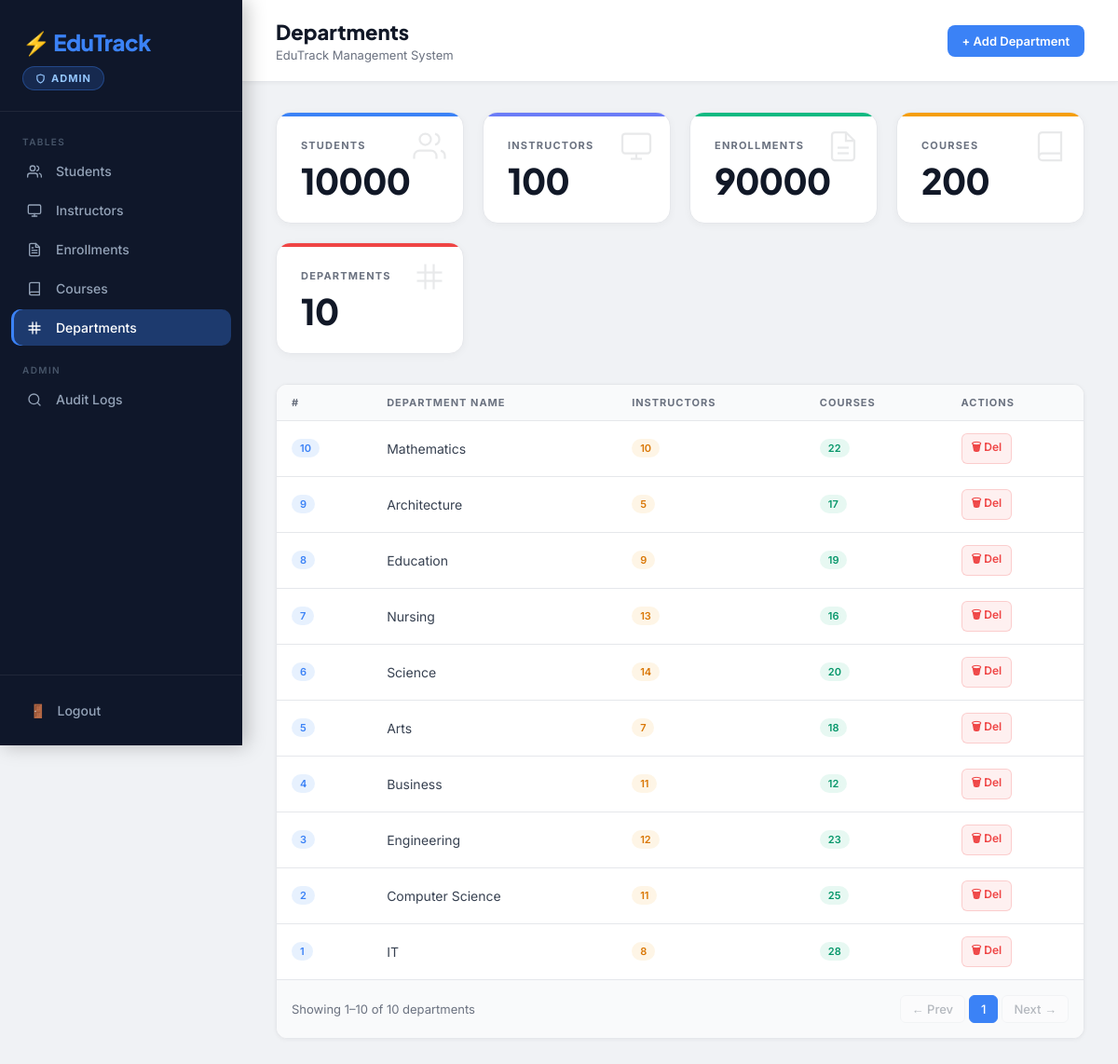
Page /Final_Project_System/frontend/Updated_Frontend/dashboard.php?role=Admin&tab=departments on the committed database.
### tables this page shows
CREATE TABLE `departments` (
  `dept_id` int NOT NULL AUTO_INCREMENT,
  `dept_name` varchar(100) NOT NULL,
  PRIMARY KEY (`dept_id`),
  UNIQUE KEY `dept_name` (`dept_name`)
);

### Final_Project_System/frontend/Updated_Frontend/dashboard.php (the view, shortened to what this page needs)
<?php
include('db.php');
$role = isset($_POST['role']) ? $_POST['role'] : (isset($_GET['role']) ? $_GET['role'] : 'Student');
$tab = isset($_GET['tab']) ? $_GET['tab'] : 'students';
?>
<!DOCTYPE html>
<html>
<head>
</head>
<body>
<div class="sidebar">
    <div class="sidebar-logo">
        <h1>⚡ EduTrack</h1>
        <span class="role-badge"><svg width="11" height="11" viewBox="0 0 24 24" fill="none" stroke="currentColor" stroke-width="2.5" stroke-linecap="round" stroke-linejoin="round"><path d="M12 22s8-4 8-10V5l-8-3-8 3v7c0 6 8 10 8 10z"/></svg><?php echo $role == 'Admin' ? 'Admin' : 'Student'; ?></span>
    </div>
    <nav class="sidebar-nav">
        <div class="nav-section-label">Tables</div>
        <a href="dashboard.php?role=<?php echo $role; ?>&tab=students" class="nav-item <?php echo $tab=='students'?'active':''; ?>"><span class="icon"><svg width="16" height="16" viewBox="0 0 24 24" fill="none" stroke="currentColor" stroke-width="2" stroke-linecap="round" stroke-linejoin="round"><path d="M17 21v-2a4 4 0 0 0-4-4H5a4 4 0 0 0-4 4v2"/><circle cx="9" cy="7" r="4"/><path d="M23 21v-2a4 4 0 0 0-3-3.87"/><path d="M16 3.13a4 4 0 0 1 0 7.75"/></svg></span> Students</a>
        <a href="dashboard.php?role=<?php echo $role; ?>&tab=instructors" class="nav-item <?php echo $tab=='instructors'?'active':''; ?>"><span class="icon"><svg width="16" height="16" viewBox="0 0 24 24" fill="none" stroke="currentColor" stroke-width="2" stroke-linecap="round" stroke-linejoin="round"><rect x="2" y="3" width="20" height="14" rx="2"/><line x1="8" y1="21" x2="16" y2="21"/><line x1="12" y1="17" x2="12" y2="21"/></svg></span> Instructors</a>
        <a href="dashboard.php?role=<?php echo $role; ?>&tab=enrollments" class="nav-item <?php echo $tab=='enrollments'?'active':''; ?>"><span class="icon"></span> Enrollments</a>
        <a href="dashboard.php?role=<?php echo $role; ?>&tab=courses" class="nav-item <?php echo $tab=='courses'?'active':''; ?>"><span class="icon"><svg width="16" height="16" viewBox="0 0 24 24" fill="none" stroke="currentColor" stroke-width="2" stroke-linecap="round" stroke-linejoin="round"><path d="M4 19.5A2.5 2.5 0 0 1 6.5 17H20"/><path d="M6.5 2H20v20H6.5A2.5 2.5 0 0 1 4 19.5v-15A2.5 2.5 0 0 1 6.5 2z"/></svg></span> Courses</a>
        <a href="dashboard.php?role=<?php echo $role; ?>&tab=departments" class="nav-item <?php echo $tab=='departments'?'active':''; ?>"><span class="icon"><svg width="16" height="16" viewBox="0 0 24 24" fill="none" stroke="currentColor" stroke-width="2" stroke-linecap="round" stroke-linejoin="round"><line x1="3" y1="9" x2="21" y2="9"/><line x1="3" y1="15" x2="21" y2="15"/><line x1="9" y1="3" x2="9" y2="21"/><line x1="15" y1="3" x2="15" y2="21"/></svg></span> Departments</a>
        <?php if($role=='Admin'): ?>
        <div class="nav-section-label" style="margin-top:12px;">Admin</div>
        <a href="logs.php?role=Admin" class="nav-item"><span class="icon"><svg width="16" height="16" viewBox="0 0 24 24" fill="none" stroke="currentColor" stroke-width="2" stroke-linecap="round" stroke-linejoin="round"><circle cx="11" cy="11" r="8"/><line x1="21" y1="21" x2="16.65" y2="16.65"/></svg></span> Audit Logs</a>
        <?php endif; ?>
    </nav>
    <div class="sidebar-footer">
        <a href="index.php" class="logout-btn"><span>🚪</span> Logout</a>
    </div>
</div>
<div class="main">
    <div class="topbar">
        <div>
            <h2><?php
                $titles = ['students'=>'Students','instructors'=>'Instructors','enrollments'=>'Enrollments','courses'=>'Courses','departments'=>'Departments'];
                echo $titles[$tab] ?? 'Dashboard';
            ?></h2>
            <div class="sub">EduTrack Management System</div>
        </div>
        <div class="topbar-actions">
            <?php if($role=='Admin'): ?>
                <?php if($tab=='students'): ?>
                    <a href="add_student.php?role=Admin" class="btn btn-primary">+ Add Student</a>
                <?php elseif($tab=='instructors'): ?>
                    <a href="add_instructor.php?role=Admin" class="btn btn-primary">+ Add Instructor</a>
                <?php elseif($tab=='enrollments'): ?>
                    <a href="add_enrollment.php?role=Admin" class="btn btn-primary">+ Add Enrollment</a>
                <?php elseif($tab=='courses'): ?>
                    <a href="add_course.php?role=Admin" class="btn btn-primary">+ Add Course</a>
                <?php elseif($tab=='departments'): ?>
                    <a href="add_department.php?role=Admin" class="btn btn-primary">+ Add Department</a>
                <?php endif; ?>
            <?php endif; ?>
        </div>
    </div>
    <div class="content">
        <?php
        $s_count = $conn->query("SELECT COUNT(*) c FROM Students")->fetch_assoc()['c'];
        $i_count = $conn->query("SELECT COUNT(*) c FROM Instructors")->fetch_assoc()['c'];
        $e_count = $conn->query("SELECT COUNT(*) c FROM Enrollments")->fetch_assoc()['c'];
        $c_count = $conn->query("SELECT COUNT(*) c FROM Courses")->fetch_assoc()['c'];
        $d_count = $conn->query("SELECT COUNT(*) c FROM Departments")->fetch_assoc()['c'];
        ?>
        <div class="stats-grid">
            <div class="stat-card" style="--card-accent: var(--accent)"><svg class="icon-bg" width="36" height="36" viewBox="0 0 24 24" fill="none" stroke="currentColor" stroke-width="1.5"><path d="M17 21v-2a4 4 0 0 0-4-4H5a4 4 0 0 0-4 4v2"/><circle cx="9" cy="7" r="4"/><path d="M23 21v-2a4 4 0 0 0-3-3.87"/><path d="M16 3.13a4 4 0 0 1 0 7.75"/></svg><div class="label">Students</div><div class="value"><?php echo $s_count; ?></div></div>
            <div class="stat-card" style="--card-accent: var(--accent2)"><svg class="icon-bg" width="36" height="36" viewBox="0 0 24 24" fill="none" stroke="currentColor" stroke-width="1.5"><rect x="2" y="3" width="20" height="14" rx="2"/><line x1="8" y1="21" x2="16" y2="21"/><line x1="12" y1="17" x2="12" y2="21"/></svg><div class="label">Instructors</div><div class="value"><?php echo $i_count; ?></div></div>
            <div class="stat-card" style="--card-accent: var(--green)"><svg class="icon-bg" width="36" height="36" viewBox="0 0 24 24" fill="none" stroke="currentColor" stroke-width="1.5"><path d="M14 2H6a2 2 0 0 0-2 2v16a2 2 0 0 0 2 2h12a2 2 0 0 0 2-2V8z"/><polyline points="14 2 14 8 20 8"/><line x1="16" y1="13" x2="8" y2="13"/><line x1="16" y1="17" x2="8" y2="17"/></svg><div class="label">Enrollments</div><div class="value"><?php echo $e_count; ?></div></div>
            <div class="stat-card" style="--card-accent: var(--amber)"><svg class="icon-bg" width="36" height="36" viewBox="0 0 24 24" fill="none" stroke="currentColor" stroke-width="1.5"><path d="M4 19.5A2.5 2.5 0 0 1 6.5 17H20"/><path d="M6.5 2H20v20H6.5A2.5 2.5 0 0 1 4 19.5v-15A2.5 2.5 0 0 1 6.5 2z"/></svg><div class="label">Courses</div><div class="value"><?php echo $c_count; ?></div></div>
            <div class="stat-card" style="--card-accent: var(--red)"><svg class="icon-bg" width="36" height="36" viewBox="0 0 24 24" fill="none" stroke="currentColor" stroke-width="1.5"><line x1="3" y1="9" x2="21" y2="9"/><line x1="3" y1="15" x2="21" y2="15"/><line x1="9" y1="3" x2="9" y2="21"/><line x1="15" y1="3" x2="15" y2="21"/></svg><div class="label">Departments</div><div class="value"><?php echo $d_count; ?></div></div>
        </div>
        <?php
        $per_page = 20;
        $page = isset($_GET['page']) && is_numeric($_GET['page']) ? (int)$_GET['page'] : 1;
        $offset = ($page - 1) * $per_page;
        $search = isset($_GET['search']) ? $conn->real_escape_string($_GET['search']) : '';
        ?>
        <?php if($tab == 'students'): ?>
        <div class="section-header">
            <form method="GET" style="display:flex; gap:0;">
                <input type="hidden" name="role" value="<?php echo $role; ?>">
                <input type="hidden" name="tab" value="students">
                <div class="search-box">
                    <input type="text" name="search" placeholder="Search by first name..." value="<?php echo htmlspecialchars($search); ?>">
                    <button type="submit">Search</button>
                </div>
            </form>
        </div>
        <?php
        $where = $search ? "WHERE first_name LIKE '$search%'" : "";
        $total = $conn->query("SELECT COUNT(*) c FROM Students $where")->fetch_assoc()['c'];
        $total_pages = max(1, ceil($total / $per_page));
        $result = $conn->query("SELECT * FROM Students $where ORDER BY student_id DESC LIMIT $per_page OFFSET $offset");
        ?>
        <div class="table-wrap">
            <table>
                <thead><tr><th>#</th><th>First Name</th><th>Last Name</th><th>Email</th><th>Date of Birth</th><th>Enrolled</th><?php if($role=='Admin') echo '<th>Actions</th>'; ?></tr></thead>
                <tbody>
                <?php if($result->num_rows == 0): ?>
                    <tr class="empty-row"><td colspan="7">No students found.</td></tr>
                <?php else: while($row = $result->fetch_assoc()): ?>
                <tr>
                    <td><span class="badge badge-blue"><?php echo $row['student_id']; ?></span></td>
                    <td><?php echo htmlspecialchars($row['first_name']); ?></td>
                    <td><?php echo htmlspecialchars($row['last_name']); ?></td>
                    <td><?php echo htmlspecialchars($row['email']); ?></td>
                    <td><?php echo $row['date_of_birth']; ?></td>
                    <td><span class="badge badge-green"><?php echo $row['enrollment_date']; ?></span></td>
                    <?php if($role=='Admin'): ?>
                    <td style="display:flex; gap:6px;">
                        <a href="update_student.php?id=<?php echo $row['student_id']; ?>&role=Admin" class="btn-edit">✏ Edit</a>
                        <a href="delete_student.php?id=<?php echo $row['student_id']; ?>&role=Admin" class="btn-del" onclick="return confirm('Delete this student?')">🗑 Del</a>
                    </td>
                    <?php endif; ?>
                </tr>
                <?php endwhile; endif; ?>
                </tbody>
            </table>
            <div class="pagination">
                <span class="page-info">Showing <?php echo min($offset+1,$total); ?>–<?php echo min($offset+$per_page,$total); ?> of <?php echo $total; ?> students</span>
                <div class="page-btns">
                    <a href="?role=<?php echo $role; ?>&tab=students&page=<?php echo $page-1; ?>&search=<?php echo urlencode($search); ?>" class="page-btn <?php echo $page<=1?'disabled':''; ?>">← Prev</a>
                    <?php for($p=max(1,$page-2);$p<=min($total_pages,$page+2);$p++): ?>
                    <a href="?role=<?php echo $role; ?>&tab=students&page=<?php echo $p; ?>&search=<?php echo urlencode($search); ?>" class="page-btn <?php echo $p==$page?'active':''; ?>"><?php echo $p; ?></a>
                    <?php endfor; ?>
                    <a href="?role=<?php echo $role; ?>&tab=students&page=<?php echo $page+1; ?>&search=<?php echo urlencode($search); ?>" class="page-btn <?php echo $page>=$total_pages?'disabled':''; ?>">Next →</a>
                </div>
            </div>
        </div>
        <?php elseif($tab == 'departments'): ?>
        <?php
        $total = $conn->query("SELECT COUNT(*) c FROM Departments")->fetch_assoc()['c'];
        $total_pages = max(1, ceil($total / $per_page));
        $result = $conn->query("SELECT d.*, COUNT(DISTINCT i.instructor_id) AS instructor_count, COUNT(DISTINCT c.course_id) AS course_count FROM Departments d LEFT JOIN Instructors i ON d.dept_id=i.dept_id LEFT JOIN Courses c ON d.dept_id=c.dept_id GROUP BY d.dept_id ORDER BY d.dept_id DESC LIMIT $per_page OFFSET $offset");
        ?>
        <div class="table-wrap">
            <table>
                <thead><tr><th>#</th><th>Department Name</th><th>Instructors</th><th>Courses</th><?php if($role=='Admin') echo '<th>Actions</th>'; ?></tr></thead>
                <tbody>
                <?php if($result->num_rows == 0): ?>
                    <tr class="empty-row"><td colspan="5">No departments found.</td></tr>
                <?php else: while($row = $result->fetch_assoc()): ?>
                <tr>
                    <td><span class="badge badge-blue"><?php echo $row['dept_id']; ?></span></td>
                    <td><?php echo htmlspecialchars($row['dept_name']); ?></td>
                    <td><span class="badge badge-amber"><?php echo $row['instructor_count']; ?></span></td>
                    <td><span class="badge badge-green"><?php echo $row['course_count']; ?></span></td>
                    <?php if($role=='Admin'): ?>
                    <td>
                        <a href="delete_department.php?id=<?php echo $row['dept_id']; ?>&role=Admin" class="btn-del" onclick="return confirm('Delete this department?')">🗑 Del</a>
                    </td>
                    <?php endif; ?>
                </tr>
                <?php endwhile; endif; ?>
                </tbody>
            </table>
            <div class="pagination">
                <span class="page-info">Showing <?php echo min($offset+1,$total); ?>–<?php echo min($offset+$per_page,$total); ?> of <?php echo $total; ?> departments</span>
                <div class="page-btns">
                    <a href="?role=<?php echo $role; ?>&tab=departments&page=<?php echo $page-1; ?>" class="page-btn <?php echo $page<=1?'disabled':''; ?>">← Prev</a>
                    <?php for($p=max(1,$page-2);$p<=min($total_pages,$page+2);$p++): ?>
                    <a href="?role=<?php echo $role; ?>&tab=departments&page=<?php echo $p; ?>" class="page-btn <?php echo $p==$page?'active':''; ?>"><?php echo $p; ?></a>
                    <?php endfor; ?>
                    <a href="?role=<?php echo $role; ?>&tab=departments&page=<?php echo $page+1; ?>" class="page-btn <?php echo $page>=$total_pages?'disabled':''; ?>">Next →</a>
                </div>
            </div>
        </div>
        <?php endif; ?>
    </div>
</div>
</body>
</html>

### rows in the picture
departments: dept_id "10", dept_name "Mathematics", instructor_count "10", course_count "22"
departments: dept_id "9", dept_name "Architecture", instructor_count "5", course_count "17"
departments: dept_id "8", dept_name "Education", instructor_count "9", course_count "19"
departments: dept_id "7", dept_name "Nursing", instructor_count "13", course_count "16"
departments: dept_id "6", dept_name "Science", instructor_count "14", course_count "20"
departments: dept_id "5", dept_name "Arts", instructor_count "7", course_count "18"
departments: dept_id "4", dept_name "Business", instructor_count "11", course_count "12"
departments: dept_id "3", dept_name "Engineering", instructor_count "12", course_count "23"
departments: dept_id "2", dept_name "Computer Science", instructor_count "11", course_count "25"
departments: dept_id "1", dept_name "IT", instructor_count "8", course_count "28"

### other values in the picture
$titles[$tab] "Departments"
$s_count "10000"
$i_count "100"
$e_count "90000"
$c_count "200"
$d_count "10"
min($offset+1,$total) "1"
min($offset+$per_page,$total) "10"
$total "10"
